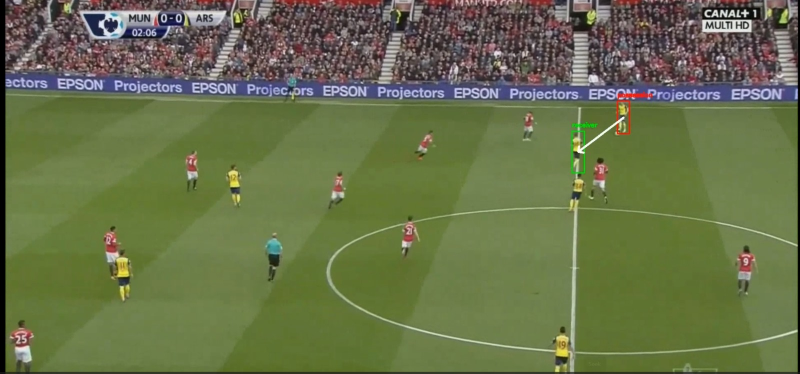
#> input picture image1.jpeg, 1600 x 747 px (shown at 1/2 size)
$ python -i synthetic_util.py   (imports and definitions only)
#> lines starting #> are read from the running program, lines starting #| are printed output that depends on the picture; after the words box and inside, x2 and y2 are one past the last pixel; in counts of white or black regions, pixels touching at a corner belong together
#> further down, picture is the input picture: shape (747, 1600, 3); mean B, G, R 73.9, 113.2, 103.9
import numpy as np
import cv2 as cv

from perspective_transform.util.rotation_util import RotationUtil
from perspective_transform.util.projective_camera import ProjectiveCamera

class SyntheticUtil:
    # [33 lines left out: function camera_to_edge_image, not called in this run]

    @staticmethod
    def distance_transform(img):
        """
        :param img: OpenCV Image
        :return:
        """
        h, w, c = img.shape
#> h = 747; w = 1600; c = 3
        if c == 3:
            img = cv.cvtColor(img, cv.COLOR_BGR2GRAY)
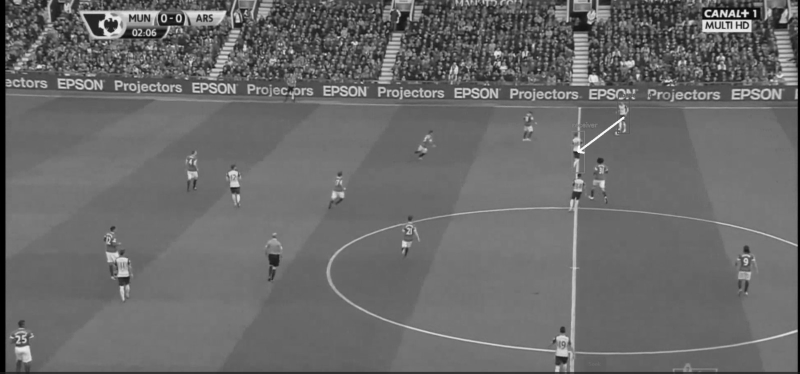
#> img: shape (747, 1600) (shown at 1/2 size); min 0, max 255, mean 106
        else:
            assert c == 1

        _, binary_im = cv.threshold(img, 10, 255, cv.THRESH_BINARY_INV)
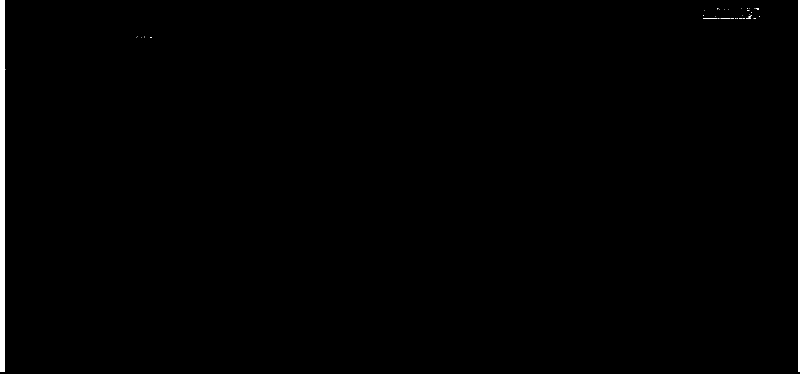
#> binary_im: shape (747, 1600) (shown at 1/2 size); 0.88% white; 36 white regions (33 under 20 px), largest, box (x1, y1, x2, y2) and area: (0, 0, 11, 744) 7441, (1596, 0, 1600, 744) 2915, (1406, 36, 1434, 38) 34

        dist_im = cv.distanceTransform(binary_im, cv.DIST_L2, cv.DIST_MASK_PRECISE)
        return dist_im

    # [139 lines left out: functions find_transform, generate_ptz_cameras, sample_positive_pair, generate_database_images, not called in this run]

>>> import cv2
>>> picture = cv2.imread('../../../image1.jpeg')
>>> result = SyntheticUtil().distance_transform(picture)

$ run again, on image2.jpeg
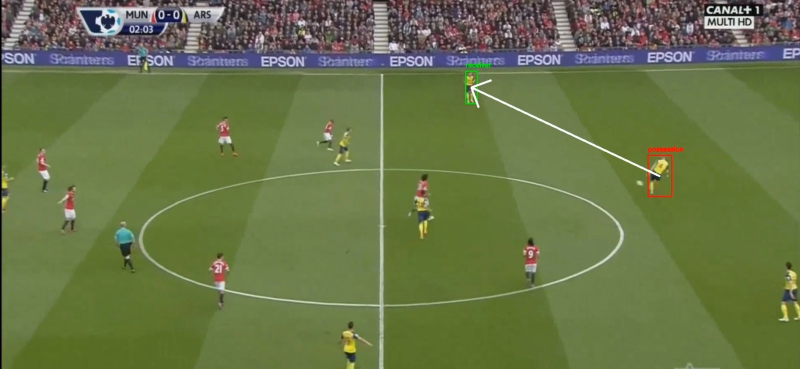
#> input picture image2.jpeg, 1600 x 738 px (shown at 1/2 size)
#> picture is the input picture: shape (738, 1600, 3); mean B, G, R 71.9, 116.4, 103.9
#> in distance_transform, `img = cv.cvtColor(img, cv.COLOR_BGR2GRAY)`:
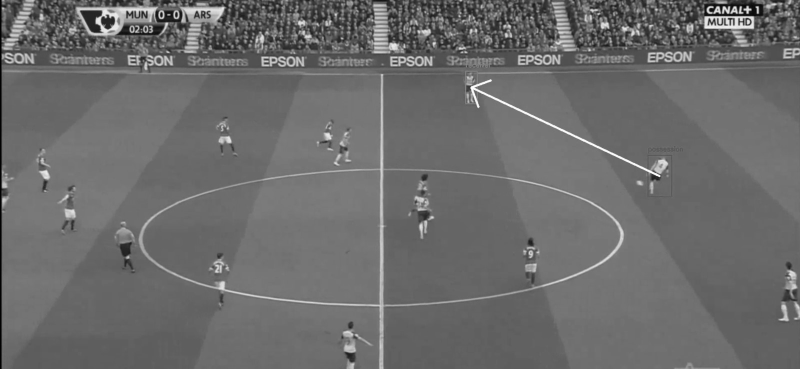
#> img: shape (738, 1600) (shown at 1/2 size); min 0, max 254, mean 107.6
#> in distance_transform, `_, binary_im = cv.threshold(img, 10, 255, cv.THRESH_BINARY_INV)`:
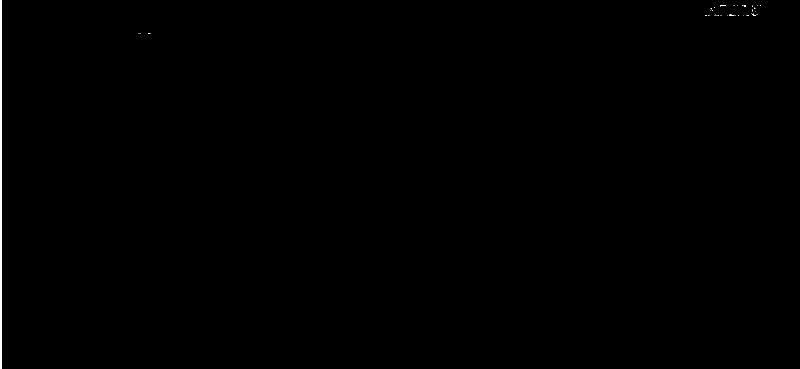
#> binary_im: shape (738, 1600) (shown at 1/2 size); 0.2% white; 37 white regions (36 under 20 px), largest, box (x1, y1, x2, y2) and area: (0, 0, 3, 738) 2214
